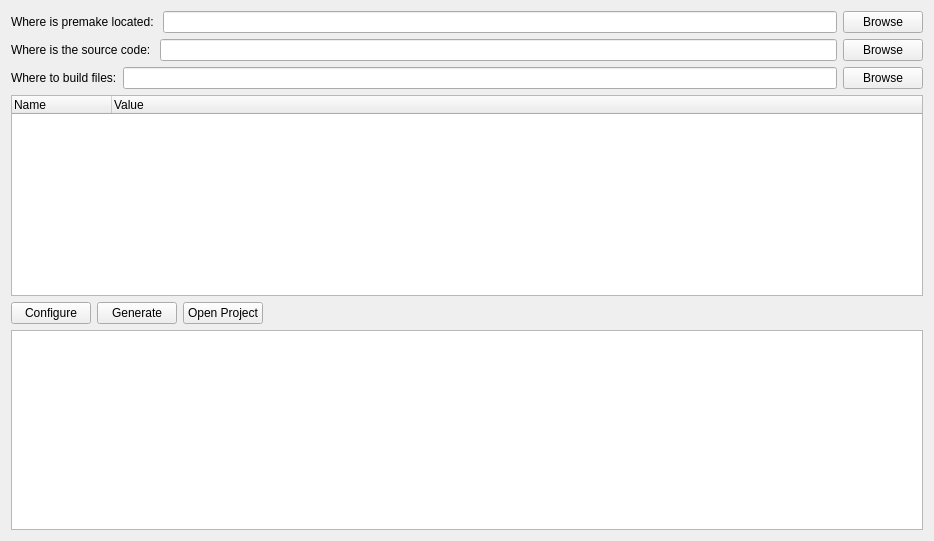
<?xml version="1.0" encoding="UTF-8"?>
<ui version="4.0">
 <class>Form</class>
 <widget class="QWidget" name="Form">
  <property name="geometry">
   <rect>
    <x>0</x>
    <y>0</y>
    <width>934</width>
    <height>541</height>
   </rect>
  </property>
  <property name="windowTitle">
   <string>Form</string>
  </property>
  <layout class="QVBoxLayout" name="verticalLayout">
   <item>
    <layout class="QHBoxLayout" name="premake_location_hboxlayout">
     <item>
      <widget class="QLabel" name="premake_location_label">
       <property name="text">
        <string>Where is premake located: </string>
       </property>
      </widget>
     </item>
     <item>
      <widget class="QLineEdit" name="premake_location_lineedit"/>
     </item>
     <item>
      <widget class="QPushButton" name="premake_location_button">
       <property name="text">
        <string>Browse</string>
       </property>
      </widget>
     </item>
    </layout>
   </item>
   <item>
    <layout class="QHBoxLayout" name="source_location_hboxlayout">
     <item>
      <widget class="QLabel" name="source_location_label">
       <property name="text">
        <string>Where is the source code: </string>
       </property>
      </widget>
     </item>
     <item>
      <widget class="QLineEdit" name="source_location_lineedit"/>
     </item>
     <item>
      <widget class="QPushButton" name="source_location_button">
       <property name="text">
        <string>Browse</string>
       </property>
      </widget>
     </item>
    </layout>
   </item>
   <item>
    <layout class="QHBoxLayout" name="build_location_hboxlayout">
     <item>
      <widget class="QLabel" name="build_location_label">
       <property name="text">
        <string>Where to build files:</string>
       </property>
      </widget>
     </item>
     <item>
      <widget class="QLineEdit" name="build_location_lineedit"/>
     </item>
     <item>
      <widget class="QPushButton" name="build_location_button">
       <property name="text">
        <string>Browse</string>
       </property>
      </widget>
     </item>
    </layout>
   </item>
   <item>
    <widget class="QTreeWidget" name="premake_tree">
     <property name="rootIsDecorated">
      <bool>true</bool>
     </property>
     <property name="headerHidden">
      <bool>false</bool>
     </property>
     <column>
      <property name="text">
       <string>Name</string>
      </property>
     </column>
     <column>
      <property name="text">
       <string>Value</string>
      </property>
     </column>
    </widget>
   </item>
   <item>
    <layout class="QHBoxLayout" name="actions_hbox_layout">
     <item>
      <widget class="QPushButton" name="actions_configure_button">
       <property name="text">
        <string>Configure</string>
       </property>
      </widget>
     </item>
     <item>
      <widget class="QPushButton" name="actions_generate_button">
       <property name="text">
        <string>Generate</string>
       </property>
      </widget>
     </item>
     <item>
      <widget class="QPushButton" name="actions_openproject_button">
       <property name="text">
        <string>Open Project</string>
       </property>
      </widget>
     </item>
     <item>
      <spacer name="actions_hspacer">
       <property name="orientation">
        <enum>Qt::Horizontal</enum>
       </property>
       <property name="sizeHint" stdset="0">
        <size>
         <width>40</width>
         <height>20</height>
        </size>
       </property>
      </spacer>
     </item>
    </layout>
   </item>
   <item>
    <widget class="QTextEdit" name="console_output_edit">
     <property name="readOnly">
      <bool>true</bool>
     </property>
    </widget>
   </item>
  </layout>
 </widget>
 <resources/>
 <connections/>
</ui>
